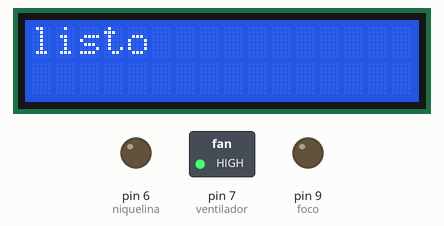
This sketch was run on a simulated Arduino Uno, built with avr-gcc and run on an emulated ATmega328P. On the bench: 16×2 character LCD, switched loads named in the sketch (green lamp = pin HIGH), output pins drawn as LEDs (lit = HIGH).

Above: at 1.1 s.
At 3.1 s:
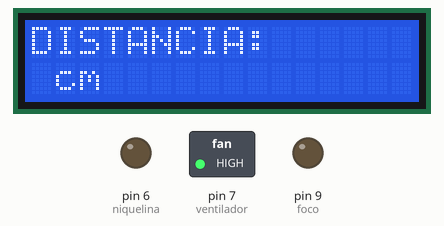
At 5.2 s:
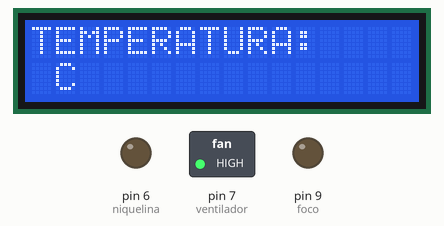
At 9.2 s:
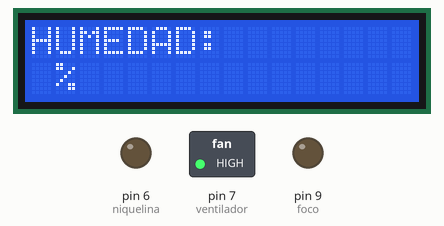
Timing chart, 0 to 10.7 s (numbered marks = the images above):
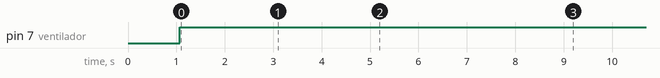

Measured:
- by itself, pin 7 (ventilador): LOW → HIGH at 1.1 s
- by itself, everything shown: repeats every 8.1 s, in 4 steps
- what the display in image 0 shows lasts 2.5 s, from 0.6 s to 3.1 s
- what the display in image 1 shows lasts 2.0 s, from 3.1 s to 5.1 s

The sketch:

Receptor.ino
```cpp
//incluyo las librerias para el lcd
#include <LiquidCrystal_I2C.h>
#include <Wire.h>
//defino los pines necesarios
#define foco 9
#define niquelina 6
#define ventilador 7
//creo arreglos para presentarlos en el lcd
String etiqueta[4]={"DISTANCIA: ","TEMPERATURA: ","CO2: ","HUMEDAD: "};
String unidad[4]={" cm"," C"," %"," %"};
String valor[5]={"","","","",""};
int i=0,j=0;
float tiempo;
//defino el lcd a usar
LiquidCrystal_I2C lcd(0x27,16,2);
void setup() {
  pinMode(foco,OUTPUT);        //defino el pin como salida
  pinMode(niquelina,OUTPUT);   //defino el pin como salida
  pinMode(ventilador,OUTPUT);  //defino el pin como salida
  lcd.init();          //inicializo el lcd
  lcd.backlight();     //coloco contraste en el lcd
  Serial.begin(9600);  //inicio comunicaion serial a 96000 baudios
  delay(500);          //retraso de 500ms
  lcd.print("listo");  //notifico
  delay(500);          //otro retraso
  tiempo=millis();     //leo tiempo de arranque
}

void loop() {
  if(Serial.available()>0){     ///si hay datos de llegada
     String data = Serial.readStringUntil('-');    //separo los datos cada vez que llegue un -
      valor[i]=data;                               // asigno el dato al valor de turno
      //voy ingrementando 0 1 2 3 4 y regreso a 0
      if(i!=4){
        i++;
      }else{
        i=0;
      }
  }
  if(millis()-tiempo>2000){       // si el timepo transcurrido es mayor a 2
   mostrar(j);                    // muestro los datos de turno
   tiempo=millis();               //mido tiempo
    //voy variando entre 0 1 2 3 0 1 2 3 ....
    if(j!=3){
        j++;
      }else{
        j=0;
      }
  }

 if(!valor[1].toFloat()>12){    //si la temperatua es mayor a 12 se prendera la niquelina
  digitalWrite(niquelina,HIGH);
 }else{
  digitalWrite(niquelina,LOW);
 }

 if(!valor[2].toFloat()>75){   // si  el co2 es mayor al 75% prende el ventilador
  digitalWrite(ventilador,LOW);

 }else{
  digitalWrite(ventilador,HIGH);
 }

if(!valor[3].toFloat()>12){     // si la humedad es mayor a 12% prende el foco
  digitalWrite(foco,HIGH);
 }else{
  digitalWrite(foco,LOW);
 }

}
void mostrar(int a){  ///metodo para mostrar en el lcd
  lcd.clear();          ///limpio el lcd
  lcd.setCursor(0,0);    ///ubico el cursor en el primer espacio de la primera fila
  lcd.print(etiqueta[a]);  ///muestro la etiqueta
  lcd.setCursor(0,1);       ///me ubico en la fila inferior
  lcd.print(valor[a]+unidad[a]);  /////escribo el valor
}
```
